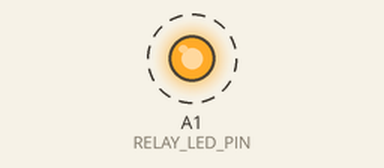
The sketch below on a simulated Arduino Uno, built with avr-gcc and run on an emulated ATmega328P. Parts: output pins drawn as LEDs (lit = HIGH). Dashed ring = blinking.

Above: at 0.2 s.
Timing chart, 0 to 3.0 s (numbered marks = the images above):
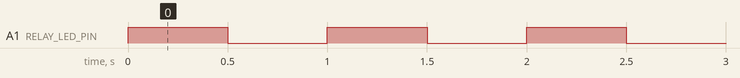

The sketch:

Relay-Led.ino
```cpp
/***********************************************************************
 * Engineered by : Ampnics
 * Project       : ProxiWave-D
 * Version       : v0.1.0
 * Date          : Dec 2025
 * Author        : Md Ammar Maniyar
 *
 * Test Name     : Relay Status LED Test
 * Description   : Verifies relay status LED polarity and resistor value.
 * MCU           : ATmega328P @ 3.3V, 8MHz
 *
 * GPIO Mapping  :
 *   RELAY_LED -> PC1 (A1)
 *
 * Test Method   :
 *   - LED ON for 500 ms
 *   - LED OFF for 500 ms
 *
 * Expected Result:
 *   - LED blinks at ~1 Hz
 ***********************************************************************/

#define RELAY_LED_PIN A1

void setup() {
  pinMode(RELAY_LED_PIN, OUTPUT);
}

void loop() {
  digitalWrite(RELAY_LED_PIN, HIGH);
  delay(500);

  digitalWrite(RELAY_LED_PIN, LOW);
  delay(500);
}
```

Measured:
- by itself, A1 (RELAY_LED_PIN): alternates HIGH for 0.50 s and LOW for 0.50 s
